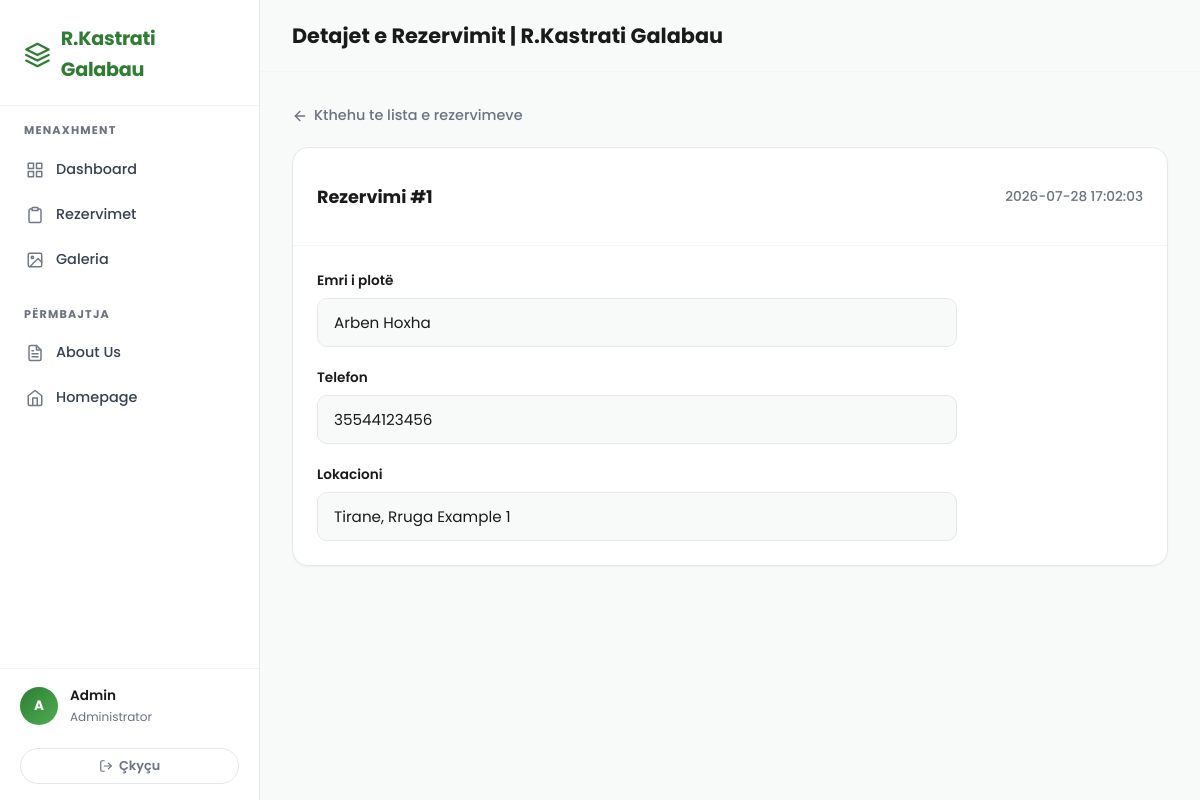
/admin/reservation_details.php?id=1 (signed in), run on the app's committed database.
### tables this page shows
CREATE TABLE IF NOT EXISTS `reservations` (
	`id` INT UNSIGNED NOT NULL AUTO_INCREMENT,
	`first_name` VARCHAR(100) NOT NULL,
	`last_name` VARCHAR(100) NOT NULL,
	`phone` VARCHAR(30) NOT NULL,
	`email` VARCHAR(255) DEFAULT NULL,
	`location` VARCHAR(255) NOT NULL,
	`message` TEXT DEFAULT NULL,
	`created_at` TIMESTAMP NOT NULL DEFAULT CURRENT_TIMESTAMP,
	PRIMARY KEY (`id`),
	INDEX `idx_reservations_phone` (`phone`),
	INDEX `idx_reservations_created_at` (`created_at`)
);

### config/database.php (called while the page is built, shortened)
<?php
$DB_HOST = getenv('DB_HOST') ?: '127.0.0.1';
$DB_NAME = getenv('DB_NAME') ?: 'rezervim';
$DB_USER = getenv('DB_USER') ?: 'mysql80';
$DB_PASS = getenv('DB_PASS') ?: '12345678';
$DB_CHARSET = 'utf8mb4';
function get_pdo()
{
	global $DB_HOST, $DB_NAME, $DB_USER, $DB_PASS, $DB_CHARSET;
	$dsn = "mysql:host={$DB_HOST};dbname={$DB_NAME};charset={$DB_CHARSET}";
	try {
		$pdo = new PDO($dsn, $DB_USER, $DB_PASS, [
			PDO::ATTR_ERRMODE => PDO::ERRMODE_EXCEPTION,
			PDO::ATTR_DEFAULT_FETCH_MODE => PDO::FETCH_ASSOC,
			PDO::ATTR_EMULATE_PREPARES => false,
		]);
		return $pdo;
	} catch (PDOException $e) {
		error_log('DB connection error: ' . $e->getMessage());
		if (getenv('APP_ENV') === 'development' || php_sapi_name() === 'cli') {
			throw $e;
		}
		http_response_code(500);
		exit('Database connection error');
	}
}
function db_query($sql, $params = [])
{
	$stmt = get_pdo()->prepare($sql);
	$stmt->execute($params);
	return $stmt;
}

### admin/reservation_details.php (the view, shortened to what this page needs)
<?php
require_once __DIR__ . '/../config/database.php';
$id = (int)($_GET['id'] ?? 0);
$r = db_query('SELECT id, first_name, last_name, phone, location, created_at FROM reservations WHERE id = :id LIMIT 1', ['id' => $id])->fetch();
require_once __DIR__ . '/includes/admin-header.php';
$base = rtrim(BASE_URL, '/') . ADMIN_PATH;
?>
<div class="admin-animate">
    <a href="<?php echo htmlspecialchars($base . '/reservations.php'); ?>" class="back-link">
        <svg viewBox="0 0 24 24" fill="none" stroke="currentColor" stroke-width="2" stroke-linecap="round" stroke-linejoin="round"><line x1="19" y1="12" x2="5" y2="12"/><polyline points="12 19 5 12 12 5"/></svg>
        Kthehu te lista e rezervimeve
    </a>
    <div class="content-card">
        <div class="content-card-header">
            <h2>Rezervimi #<?php echo (int)$r['id']; ?></h2>
            <span style="font-size: 0.85rem; color: var(--text-muted); font-weight: 500;"><?php echo htmlspecialchars($r['created_at']); ?></span>
        </div>
        <div class="content-card-body">
            <div class="admin-form" style="max-width: 640px;">
                <div class="form-group">
                    <label>Emri i plotë</label>
                    <input type="text" value="<?php echo htmlspecialchars($r['first_name'] . ' ' . $r['last_name']); ?>" disabled>
                </div>
                <div class="form-group">
                    <label>Telefon</label>
                    <input type="text" value="<?php echo htmlspecialchars($r['phone']); ?>" disabled>
                </div>
                <div class="form-group">
                    <label>Lokacioni</label>
                    <input type="text" value="<?php echo htmlspecialchars($r['location']); ?>" disabled>
                </div>
            </div>
        </div>
    </div>
</div>
<?php require_once __DIR__ . '/includes/admin-footer.php'; ?>

### admin/assets/css/admin.css (style rules this page uses)
:root { --primary: #2e7d32; --primary-hover: #1b5e20; --primary-light: #4caf50; --primary-lighter: #81c784; --primary-50: #e8f5e9; --primary-100: #c8e6c9; --surface: #ffffff; --background: #f8faf9; --surface-alt: #f1f8f1; --text: #1a1a1a; --text-secondary: #374151; --text-muted: #6b7280; --border: #e5e7eb; --border-light: #f3f4f6; --danger: #dc2626; --danger-hover: #b91c1c; --danger-50: #fef2f2; --warning: #d97706; --warning-50: #fffbeb; --success: #059669; --success-50: #ecfdf5; --shadow-sm: 0 1px 2px rgba(0,0,0,0.04); --shadow: 0 4px 6px -1px rgba(0,0,0,0.05), 0 2px 4px -1px rgba(0,0,0,0.03); --shadow-md: 0 10px 15px -3px rgba(0,0,0,0.05), 0 4px 6px -2px rgba(0,0,0,0.03); --shadow-lg: 0 20px 25px -5px rgba(0,0,0,0.05), 0 10px 10px -5px rgba(0,0,0,0.02); --shadow-xl: 0 25px 50px -12px rgba(0,0,0,0.08); --shadow-green: 0 10px 30px rgba(46, 125, 50, 0.12); --radius-sm: 10px; --radius: 16px; --radius-lg: 24px; --radius-xl: 32px; --radius-full: 9999px; --sidebar-width: 260px; --header-height: 72px; }
*, *::before, *::after { box-sizing: border-box; }
html { scroll-behavior: smooth; -webkit-font-smoothing: antialiased; }
body { margin: 0; font-family: 'Poppins', -apple-system, BlinkMacSystemFont, 'Segoe UI', Roboto, sans-serif; background: var(--background); color: var(--text); line-height: 1.6; font-size: 15px; overflow-x: hidden; }
a { color: inherit; text-decoration: none; }
.content-card { background: var(--surface); border: 1px solid var(--border); border-radius: var(--radius); box-shadow: var(--shadow-sm); overflow: hidden; }
.content-card-header { padding: 20px 24px; border-bottom: 1px solid var(--border-light); display: flex; align-items: center; justify-content: space-between; gap: 16px; flex-wrap: wrap; }
.content-card-header h2 { font-size: 1.1rem; font-weight: 700; color: var(--text); }
.content-card-body { padding: 24px; }
.admin-form { display: grid; gap: 20px; }
.form-group { display: flex; flex-direction: column; gap: 6px; }
.form-group label { font-weight: 600; font-size: 0.85rem; color: var(--text); }
.form-group input, .form-group textarea, .form-group select { padding: 12px 16px; border: 1.5px solid var(--border); border-radius: var(--radius-sm); background: var(--background); font-family: inherit; font-size: 0.95rem; color: var(--text); transition: all 0.2s ease; outline: none; width: 100%; }
.back-link { display: inline-flex; align-items: center; gap: 6px; color: var(--text-muted); font-size: 0.9rem; font-weight: 500; margin-bottom: 20px; transition: color 0.2s ease; }
.back-link svg { width: 16px; height: 16px; }
.admin-animate { animation: fadeInUp 0.5s ease forwards; }

### data on the page
reservations: id "1", created_at "2026-07-28 17:02:03", first_name+last_name "Arben Hoxha", phone "35544123456", location "Tirane, Rruga Example 1"

### other printed values
APP_NAME "R.Kastrati Galabau"
$pageTitle "Detajet e Rezervimit | R.Kastrati Galabau"
